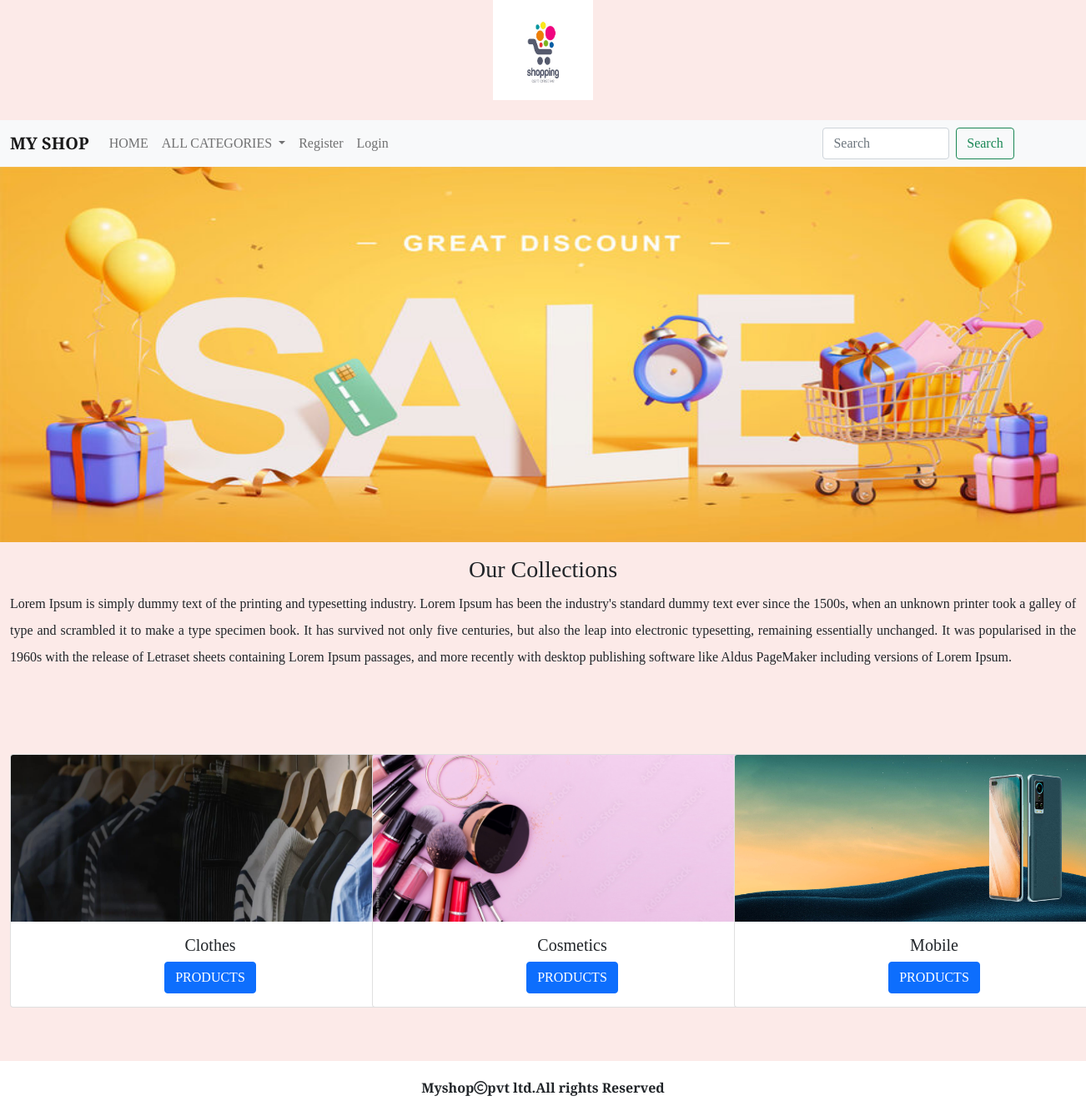
The page / on the database its author committed.
### shop/models.py (models this page shows, shortened)
class Category(models.Model):
    name=models.CharField(max_length=20)
    desc=models.TextField()
    image=models.ImageField(upload_to="images/category" ,null=True,blank=True )

### shop/views.py (the view)
# urls.py: path('',views.allcategories,name="category"),
def allcategories(request):
    c = Category.objects.all()
    return render(request,'category.html',{'c':c})

### cart/context_processors.py (called while the page is built)
def total(request):
    item_count=0
    if request.user:
        u=request.user
        try:
           cart=Cart.objects.filter(user=u)
           for i in cart:
               item_count+=i.quantity
        except:
           item_count=0
    return{'count':item_count}

### shop/context_processors.py (called while the page is built)
def menu_links(request):
    c=Category.objects.all()
    return {'links':c}

### templates/category.html
{% extends 'base.html' %}
{% load static %}
{% block content %}
<div>
    <img src="{% static 'images/banner.png' %}" height="450px" width="100%">
</div>
<div class="container-fluid mt-3" style="margin-bottom:100px;">
   <center> <b><h3>Our Collections</h3></b></center>
    <p style="text-align:justify;line-height:2;">Lorem Ipsum is simply dummy text of the printing and typesetting industry. Lorem Ipsum has been the industry's standard dummy text ever since the 1500s, when an unknown printer took a galley of type and scrambled it to make a type specimen book. It has survived not only five centuries, but also the leap into electronic typesetting, remaining essentially unchanged. It was popularised in the 1960s with the release of Letraset sheets containing Lorem Ipsum passages, and more recently with desktop publishing software like Aldus PageMaker including versions of Lorem Ipsum.</p>
</div>
<div class="container-fluid mt-3" style="margin-bottom:100px;">
  <div class="row row-cols-3">
    {% for i in c %}
    <div class="col">
      <div class="card" style="width: 30rem;">
         <img src="{{ i.image.url }}"  alt="img" style="height:200px; width:100%;" class="card-img-top" >
         <div class="card-body">
           <center>
           <h5 class="card-title">{{ i.name }}</h5>
           <a href="{% url 'shop:product' i.name %}" class="btn btn-primary">PRODUCTS</a>
           </center>
         </div>
      </div>
    </div>
    {% endfor %}
  </div>
</div>
<br>
{% endblock %}

### static/css/style.css (style rules this page uses)
body { font-family: 'Playfair Display', serif; background-color:#fceae8 }

### rows shown on the page
Category: image (picture), name "Clothes"
Category: image (picture), name "Cosmetics"
Category: image (picture), name "Mobile"
